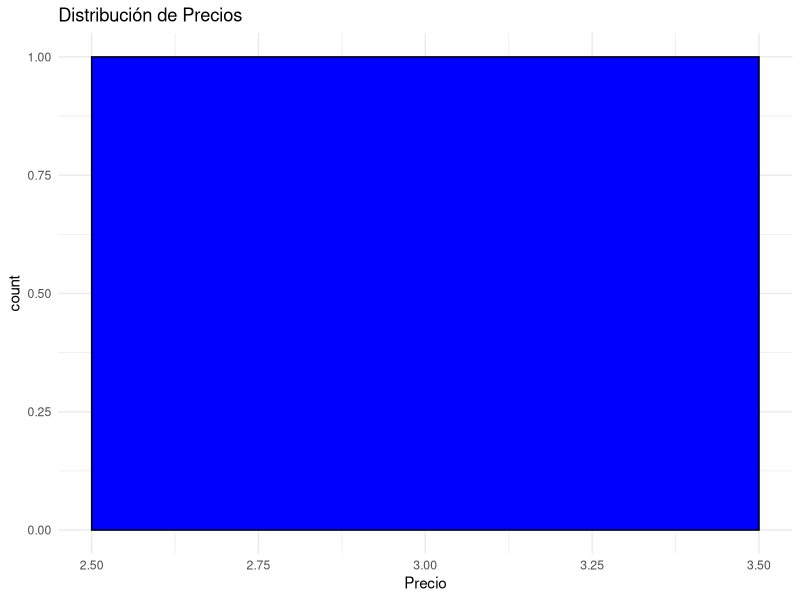
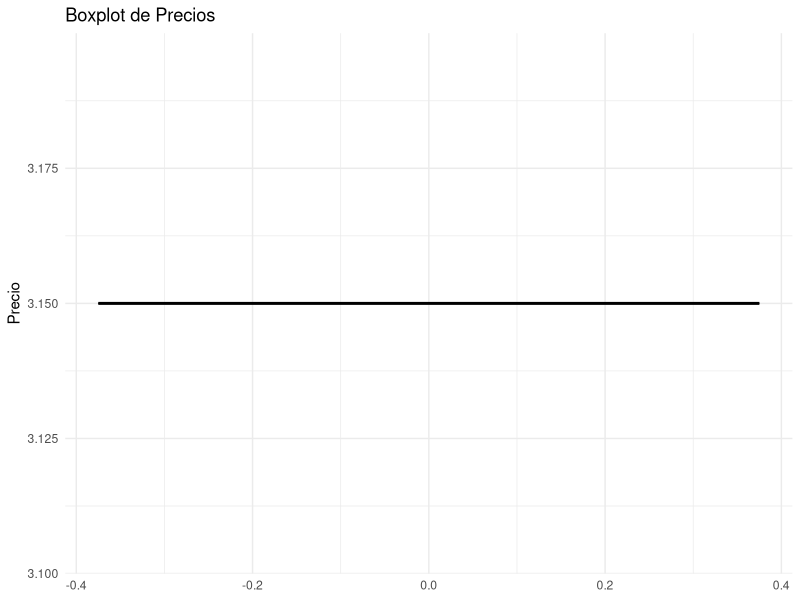
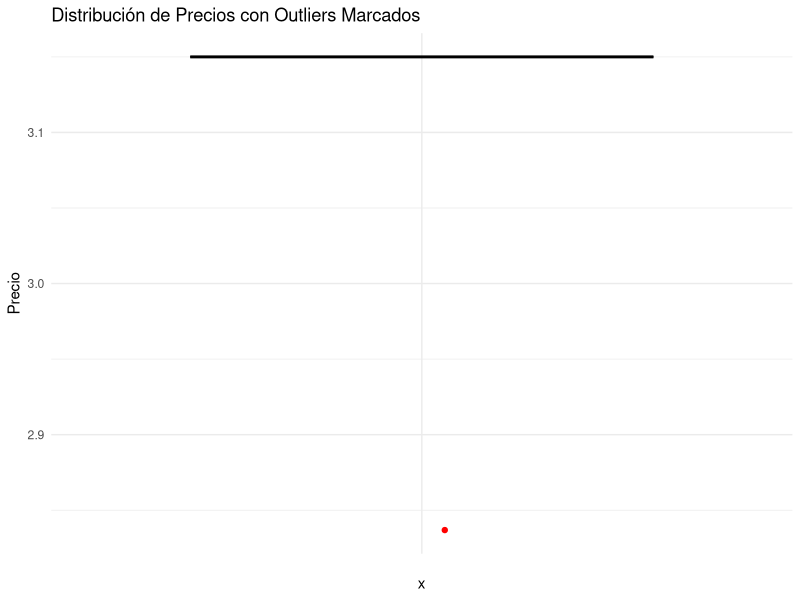

Write the R code that produced these figures, in order. (Note: this script raises an error after producing the figures.)
## ---- chunk 1
knitr::opts_chunk$set(warning = TRUE)
## ---- chunk 2
library(readr)
library(stringr)
library(dplyr)
library(forcats)
productos <- read_csv("productos.csv")
## ---- chunk 3
head(productos)
## ---- chunk 4
# "Nombre no disponible" como NA
productos$Nombre[productos$Nombre == "Nombre no disponible"] <- NA
# "Marca no disponible como NA
productos$Marca[productos$Marca == "Marca no disponible"] <- NA
# "Precio no disponible" como NA
productos$Precio[productos$Precio == "Precio no disponible"] <- NA
# "Unidad no disponible" como NA
productos$unidad[productos$unidad == "Unidad no disponible"] <- NA
# "Precio por unidad no disponible" como NA
productos$precio_unidad[productos$precio_unidad == "Precio por unidad no disponible"] <- NA
# "Categoría no disponible" como NA
productos$Categoria[productos$Categoria == "Categoría no disponible"] <- NA
# "Subcategoría no disponible" como NA
productos$Subcategoria[productos$Subcategoria == "Subcategoría no disponible"] <- NA
# "Subcategoría no disponible" como NA
productos$Estado[productos$Estado == "Estado no disponible"] <- NA
## ---- chunk 5
# Preparación variables
productos <- productos %>% 
  mutate(Precio = gsub(" €", "", Precio),
         Precio = gsub(",", ".", Precio),
         Precio = as.numeric(Precio),
         unidad = ifelse(str_detect(precio_unidad, "/"), str_split(precio_unidad, "/", simplify = TRUE)[ ,2], unidad),
         precio_unidad = ifelse(str_detect(precio_unidad, "/"), str_split(precio_unidad, "/", simplify = TRUE)[,1], precio_unidad),
         precio_unidad = gsub("\\€", "", precio_unidad),
         precio_unidad = gsub(",", ".", precio_unidad),
         # Utilizamos sub() para sacar solo el primer punto que se encuentre (quitar puntos de los miles)
         precio_unidad = ifelse(str_count(precio_unidad, pattern = "\\.") > 1, sub("\\.", "", precio_unidad), precio_unidad),
         precio_unidad = str_remove_all(precio_unidad, "\\s"),
         precio_unidad = as.numeric(precio_unidad),
         Marca = as.factor(Marca),
         Supermercado = as.factor(Supermercado),
         unidad = as.factor(unidad),
         Categoria = as.factor(Categoria),
         Subcategoria = as.factor(Subcategoria),
         Estado = as.factor(Estado)
         )

# To DO 

# Unificar factores con valores diferentes en cada tienda pero que significan lo mismo.
## ---- chunk 6
# Unificar levels de la variable unidad
productos$unidad <- fct_collapse(productos$unidad, KILO = c(" Kgr.", "1 Kg", "KILO")) %>% 
                        fct_collapse(UNIDAD = c("1 U", " Und.", "UNIDAD")) %>% 
                        fct_collapse(LITRO = c(" Litro", "1 L", "LITRO")) %>%
                        fct_collapse(METRO = c(" MTS", "1 M", "METRO")) %>% 
                        fct_collapse(`100ml` = c(" 100ml", "100 ml", "100 ML.")) %>% # Transofrmar a LITRO?
                        fct_collapse(`100g` = c(" 100GR", "100 Gr", "100 GR.")) %>% # Transdormar a KILO?
                        fct_collapse(DOCENA = c(" doce", "1 Dc", "DOCENA")) %>% # Transformar a UNIDAD?
                        fct_collapse(LAVADO = c("1 Lv", "LAVADO", "1 Do", " Dosis")) #Transformar a UNIDAD?
## ---- chunk 7
summary(productos)
## ---- chunk 8
productos <- productos[ ,-c(5,6)]
## ---- chunk 9
# Proporción de valores faltantes por columna
colSums(is.na(productos)) / nrow(productos)
## ---- chunk 10
# Faltantes por supermercado
table(productos$Supermercado, is.na(productos$Marca)) %>% prop.table(margin = 2)

# Faltantes por supermercado
table(productos$Supermercado, is.na(productos$Categoria)) %>% prop.table(margin = 2)

# Faltantes por supermercado
table(productos$Supermercado, is.na(productos$Subcategoria)) %>% prop.table(margin = 2)
## ---- chunk 11
# Proporcion de filas con valores faltantes en Nombre, Precio, unidad, precio_unidad
sum(is.na(productos$Nombre) & is.na(productos$Precio) & is.na(productos$unidad) & is.na(productos$precio_unidad))/nrow(productos)
## ---- chunk 12
# Eliminamos todas las filas que se han contado anteriormente
productos <- productos[!(is.na(productos$Nombre) & is.na(productos$Precio) & is.na(productos$unidad) & is.na(productos$precio_unidad)), ]
## ---- chunk 13
library(readr)
library(dplyr)
library(stringr)
library(stringi)


# Separar datos en dos conjuntos: uno con categorías conocidas y otro sin ellas
datos_con_categoria <- productos %>% filter(!is.na(Categoria) & !is.na(Subcategoria))
datos_sin_categoria <- productos %>% filter(is.na(Categoria) | is.na(Subcategoria))

# Función para escapar caracteres especiales en expresiones regulares
escape_regex <- function(string) {
  # Usamos stri_escape_unicode para escapar adecuadamente caracteres especiales
  escaped_string <- stri_escape_unicode(string)
  # Reemplazamos manualmente ciertos caracteres que necesitan doble escape en contextos regex
  escaped_string <- gsub("([\\[\\]\\^\\$\\.\\|\\?\\*\\+\\(\\)\\{\\}\\=!<>:\\-])", "\\\\\\1", escaped_string, perl = TRUE)
  return(escaped_string)
}

# Función para buscar coincidencias de palabras y asignar categorías
asignar_categorias <- function(nombre_producto, datos_referencia) {
  # Preparar patrón de búsqueda basado en el nombre del producto
  # Dividir el nombre en palabras, escapar caracteres especiales y crear un patrón de búsqueda flexible
  palabras <- unlist(str_split(nombre_producto, "\\s+"))
  palabras <- sapply(palabras, escape_regex, USE.NAMES = FALSE)
  patron <- paste(palabras, collapse = "|")
  
  # Buscar coincidencias en los nombres de productos con categorías conocidas
  indices <- which(str_detect(datos_referencia$Nombre, regex(patron, ignore_case = TRUE)))
  
  if (length(indices) > 0) {
    categorias_encontradas <- datos_referencia$Categoria[indices]
    subcategorias_encontradas <- datos_referencia$Subcategoria[indices]
    
    # Devolver la categoría y subcategoría más frecuentes encontradas
    categoria_final <- names(which.max(table(categorias_encontradas)))
    subcategoria_final <- names(which.max(table(subcategorias_encontradas)))
    return(c(categoria_final, subcategoria_final))
  } else {
    return(c(NA, NA))  # No se encontraron coincidencias
  }
}

# Aplicar la función a cada producto sin categoría
resultados <- lapply(datos_sin_categoria$Nombre, asignar_categorias, datos_con_categoria)
resultados <- do.call(rbind, resultados)
colnames(resultados) <- c("Categoria", "Subcategoria")

# Unir los resultados con los datos originales sin categoría
datos_sin_categoria[c("Categoria", "Subcategoria")] <- resultados

# Combinar de nuevo con los datos originales
productos_actualizados <- bind_rows(datos_con_categoria, datos_sin_categoria)


## ---- chunk 14
# Faltantes por supermercado
table(productos_actualizados$Supermercado, is.na(productos_actualizados$Categoria)) %>% prop.table(margin = 2)

# Faltantes por supermercado
table(productos_actualizados$Supermercado, is.na(productos_actualizados$Subcategoria)) %>% prop.table(margin = 2)
## ---- chunk 15
# Filtrar productos del supermercado 'Consum'
productos_consum <- productos %>%
  filter(Supermercado == "Consum")

# Visualizar los resultados
print(productos_consum)


# Filtrar productos del supermercado 'Consum'
productos_consum_actualizado <- productos_actualizados %>%
  filter(Supermercado == "Consum")

# Visualizar los resultados
print(productos_consum)

print(productos_consum_actualizado)
## ---- chunk 16
#  'Precio' es numérico
library(ggplot2)

# Histograma de precios
ggplot(productos, aes(x = Precio)) + 
  geom_histogram(binwidth = 1, fill = "blue", color = "black") +
  theme_minimal() +
  ggtitle("Distribución de Precios")

# Boxplot de precios
ggplot(productos, aes(y = Precio)) +
  geom_boxplot(fill = "tomato", color = "black") +
  theme_minimal() +
  ggtitle("Boxplot de Precios")

# Asegurando que Precio es numérico (si aún no se ha convertido)
productos$Precio <- as.numeric(gsub(" €", "", gsub(",", ".", productos$Precio)))

# Calcular Q1, Q3 y IQR
Q1 <- quantile(productos$Precio, 0.25, na.rm = TRUE)
Q3 <- quantile(productos$Precio, 0.75, na.rm = TRUE)
IQR <- Q3 - Q1

# Límites para outliers
lower_bound <- Q1 - 1.5 * IQR
upper_bound <- Q3 + 1.5 * IQR

# Filtrar datos extremos
outliers <- productos %>%
  filter(Precio < lower_bound | Precio > upper_bound)

print(outliers)

# Filtrar outliers
outliers <- productos %>%
  filter(Precio < lower_bound | Precio > upper_bound)

# Contar outliers
n_outliers <- nrow(outliers)

# Imprimir el número de outliers
print(n_outliers)

# Boxplot para visualizar los outliers en el contexto de todos los precios
ggplot(productos, aes(x = "", y = Precio)) +
  geom_boxplot(fill = "lightblue", color = "black") +
  geom_jitter(color = "red", width = 0.05) +
  theme_minimal() +
  ggtitle("Distribución de Precios con Outliers Marcados")


## ---- chunk 17
# Asegurando que las variables están en formato adecuado
productos$Precio <- as.numeric(gsub(" €", "", gsub(",", ".", productos$Precio)))

# Modelo de regresión lineal donde predecimos 'Precio' basado en otras características
modelo_lineal <- lm(Precio ~ Categoria + Marca + Supermercado, data = productos)
summary(modelo_lineal)

## ---- chunk 18

productos$Precio <- as.numeric(gsub(" €", "", gsub(",", ".", productos$Precio)))
productos$precio_unidad <- as.numeric(gsub("€", "", gsub(",", ".", productos$precio_unidad)))

productos <- productos %>%
  filter(!is.na(Precio) & !is.na(precio_unidad) & 
         !is.nan(Precio) & !is.nan(precio_unidad) &
         Precio != Inf & Precio != -Inf & 
         precio_unidad != Inf & precio_unidad != -Inf)

set.seed(123)

# Ejecutar k-means con 3 centros
kmeans_resultado <- kmeans(productos[, c("Precio", "precio_unidad")], centers = 3)

# Agregar los clusters al dataframe para análisis posterior
productos$Cluster <- as.factor(kmeans_resultado$cluster)

# Visualizar los resultados de k-means
library(ggplot2)
ggplot(productos, aes(x = Precio, y = precio_unidad, color = Cluster)) +
  geom_point(alpha = 0.5) +
  labs(title = "Clustering de Productos por Precio y Precio por Unidad") +
  theme_minimal()


## ---- chunk 19
library(readr)
library(dplyr)
library(ggplot2)

productos_actualizados$Precio <- as.numeric(gsub(" €", "", gsub(",", ".", productos_actualizados$Precio)))  # Limpieza de datos

# Agregamos una nueva columna para identificar si el nombre del producto contiene 'Jamon'
productos_actualizados <- productos_actualizados %>%
  mutate(contiene_Jamon = ifelse(grepl("Jamon", Nombre, ignore.case = TRUE), "Con Jamon", "Sin Jamon"))

# Calculamos el precio medio general excluyendo NA
precio_medio_general <- mean(productos_actualizados$Precio, na.rm = TRUE)

# Subconjunto de productos que contienen 'Jamon' en el nombre
productos_con_Jamon <- productos_actualizados %>%
  filter(contiene_Jamon == "Con Jamon") %>%
  pull(Precio)

# Prueba de normalidad
shapiro_test_Jamon <- shapiro.test(productos_con_Jamon)
print(shapiro_test_Jamon)

# Dependiendo de la normalidad, realizar t-test o Wilcoxon test
if (shapiro_test_Jamon$p.value > 0.05) {
  t_test_result <- t.test(productos_con_Jamon, mu = precio_medio_general)
  print(t_test_result)
} else {
  print("Distribución no normal, aplicando prueba no paramétrica.")
  wilcox_test_result <- wilcox.test(productos_con_Jamon, mu = precio_medio_general, alternative = "greater")
  print(wilcox_test_result)
}
